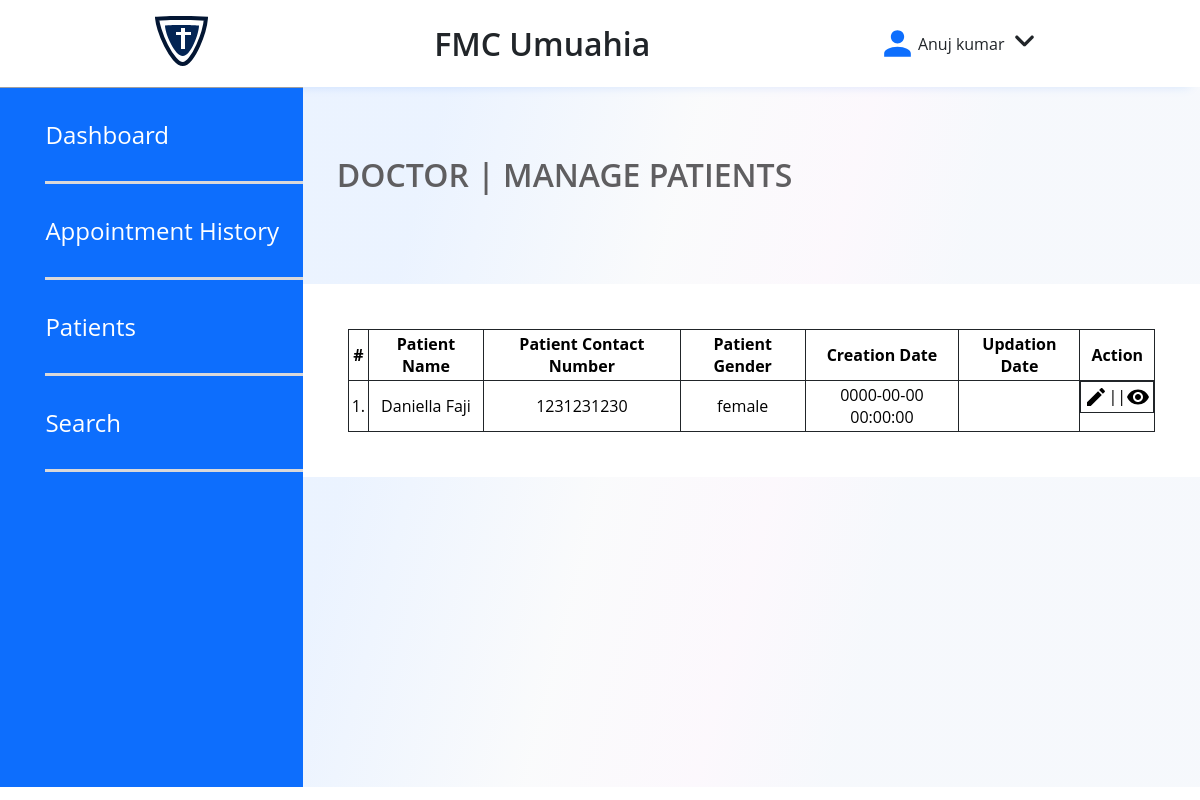
Page /pages/doctor/manage-patient.php (signed in) on the committed database.
### tables this page shows
CREATE TABLE `doctors` (
  `id` int(11) NOT NULL,
  `specilization` varchar(255) DEFAULT NULL,
  `doctorName` varchar(255) DEFAULT NULL,
  `address` longtext DEFAULT NULL,
  `docFees` varchar(255) DEFAULT NULL,
  `contactno` bigint(11) DEFAULT NULL,
  `docEmail` varchar(255) DEFAULT NULL,
  `password` varchar(255) DEFAULT NULL,
  `creationDate` timestamp NULL DEFAULT current_timestamp(),
  `updationDate` timestamp NULL DEFAULT NULL ON UPDATE current_timestamp()
);

CREATE TABLE `tblpatient` (
  `ID` int(10) NOT NULL,
  `Docid` int(10) DEFAULT NULL,
  `PatientName` varchar(200) DEFAULT NULL,
  `PatientContno` bigint(10) DEFAULT NULL,
  `PatientEmail` varchar(200) DEFAULT NULL,
  `PatientGender` varchar(50) DEFAULT NULL,
  `PatientAdd` mediumtext DEFAULT NULL,
  `PatientAge` int(10) DEFAULT NULL,
  `PatientMedhis` mediumtext DEFAULT NULL,
  `CreationDate` timestamp NULL DEFAULT current_timestamp(),
  `UpdationDate` timestamp NULL DEFAULT NULL ON UPDATE current_timestamp()
);

### pages/doctor/manage-patient.php (the view, shortened to what this page needs)
<?php
include('include/config.php');
if(strlen($_SESSION['id']==0)) {
 header('location:logout.php');
  } else{
?>
<!DOCTYPE html>
<html lang="en">
	<head>
	<link rel="stylesheet" type="text/css" href="../../styles/style.css">
	</head>
	<body>
	<header>
		<div class="NavigationDash">
			<div style="display: flex; flex-direction: row; gap: 20px; align-items: center;">
				<a class="logonav" href="dashboard.php">
					<img src="../../images/logo.svg">
				</a>
			</div>
			<p class="DashTag">FMC Umuahia</p>
			<div class="userNav">
				<img src="../../images/usericon.svg">
				<p><span class="username">
					<?php $query=mysqli_query($con,"select doctorName from doctors where id='".$_SESSION['id']."'");
					while($row=mysqli_fetch_array($query))
					{
						echo $row['doctorName'];
					}
					?>
				</span></p>
				<div class="dropdown">
					<img src="../../images/downicon.svg" class="dropbtn">
				</div>
			</div>
		</div>
	</header>
	<section class="DashboardContainer">
	<aside class="PatientAside">
		<div>
			<a href="dashboard.php">Dashboard</a>
			<a href="appointment-history.php">Appointment History</a>
			<a href="patients.php">Patients</a>
			<a href="search.php">Search</a>
		</div>
	</aside>
	<main class="DashboardMain">
		<h1>DOCTOR | MANAGE PATIENTS</h1>
		<section>
			<div style="overflow-x:auto; table-layout: fixed; width: 100%;">
			<table class="table table-hover" id="sample-table-1">
			<thead>
				<tr>
					<th class="center">#</th>
					<th>Patient Name</th>
					<th>Patient Contact Number</th>
					<th>Patient Gender </th>
					<th>Creation Date </th>
					<th>Updation Date </th>
					<th>Action</th>
				</tr>
			</thead>
			<tbody>
			<?php
			$docid=$_SESSION['id'];
			$sql=mysqli_query($con,"select * from tblpatient where Docid='$docid' ");
			$cnt=1;
			while($row=mysqli_fetch_array($sql))
			{
			?>
			<tr>
				<td class="center"><?php echo $cnt;?>.</td>
				<td class="hidden-xs"><?php echo $row['PatientName'];?></td>
				<td><?php echo $row['PatientContno'];?></td>
				<td><?php echo $row['PatientGender'];?></td>
				<td><?php echo $row['CreationDate'];?></td>
				<td><?php echo $row['UpdationDate'];?>
				</td>
				<td style="display: flex; flex-direction: row;">
					<a href="edit-patient.php?editid=<?php echo $row['ID'];?>"><p class="pencil"></p></a> || <a href="view-patient.php?viewid=<?php echo $row['ID'];?>"><p class="eye"></p></a>
				</td>
			</tr>
			<?php
			$cnt=$cnt+1;
			}?>
		</tbody>
</table>
</div>
		</section>
</main>
</section>
	</body>
</html>
<?php } ?>

### styles/style.css (style rules this page uses)
*, *:before, *:after { box-sizing: border-box; list-style: none; text-decoration: none; margin: 0; padding: 0; font-family: var(--font-family-base); }
html { scroll-behavior: smooth; }
:root { --color-primary: #0D6EFD; --color-black: #212529; --color-white: #ffffff; --color-secondary: #992EDA; --text-color: var(--color-black); --color-background: #FCFCFC; --font-family-base: "Open Sans", "Helvetica Neue", Helvetica, Arial, sans-serif; --font-size-small: 14px; --font-size-medium: 16px; --font-size-large: 24px; --font-size-x-large: 32px; --font-size-xx-large: 56px; --font-weight-regular: 400; --font-weight-semibold: 600; --font-weight-bold: 700; }
.NavigationDash { display: flex; flex-direction: row; justify-content: space-evenly; align-items: center; padding: 16px 0px; gap: 6%; box-shadow: 0px 10px 10px -10px rgba(13, 110, 253, 0.14); }
.DashTag { font-weight: var(--font-weight-semibold); font-size: var(--font-size-x-large); color: var(--color-black); }
.userNav { display: flex; flex-direction: row; align-items: center; justify-content: center; color: var(--color-black); }
.dropdown { position: relative; display: inline-block; }
.dropbtn { cursor: pointer; }
.DashboardContainer { display: flex; flex-direction: row; min-height: 700px; }
.PatientAside { background-color: var(--color-primary); border-top: 1px solid #9F9FA0; width: 324px !important; }
.PatientAside div { display: flex; flex-direction: column; margin-left: 15%; padding-bottom: 90%; }
.PatientAside a { padding: 30px 0px; border-bottom: 3px solid #D9D8D9; font-weight: var(--font-weight-regular); font-size: 24px; color: var(--color-white); }
.DashboardMain { padding-top: 56px; background: linear-gradient(104.54deg, rgba(13, 110, 253, 0.0826) 13.27%, rgba(199, 207, 219, 0.091) 37.29%, rgba(196, 118, 208, 0.0504) 53.16%, rgba(92, 136, 202, 0.0534391) 65.46%); width: 80%; }
.DashboardMain h1 { padding: 10px; margin-left: 24px; margin-bottom: 78px; color: #5F5E60; font-size: var(--font-size-x-large); font-weight: var(--font-weight-semibold); }
.DashboardMain section { background-color: var(--color-white); padding: 5%; display: flex; flex-direction: row; gap: 38px; }
.table, { font-size: 12pcx; gap: 10px; }
table, th, td { border: 1px solid var(--color-black); border-collapse: collapse; padding: 3px; text-align: center; }
.pencil { background-image: url("../images/pencil.svg"); background-repeat: no-repeat; background-size: cover; background-position: center; cursor: pointer; width: 24px; height: 24px; }
.eye { background-image: url("../images/eye.svg"); background-repeat: no-repeat; background-size: cover; background-position: center; cursor: pointer; width: 24px; height: 24px; }
.PatientAside div { display: flex; flex-direction: column; margin-left: 15%; padding-bottom: 1%; }

### rows in the picture
doctors: doctorName "Anuj kumar"
tblpatient: PatientName "Daniella Faji", PatientContno "1231231230", PatientGender "female", CreationDate "0000-00-00 00:00:00"
